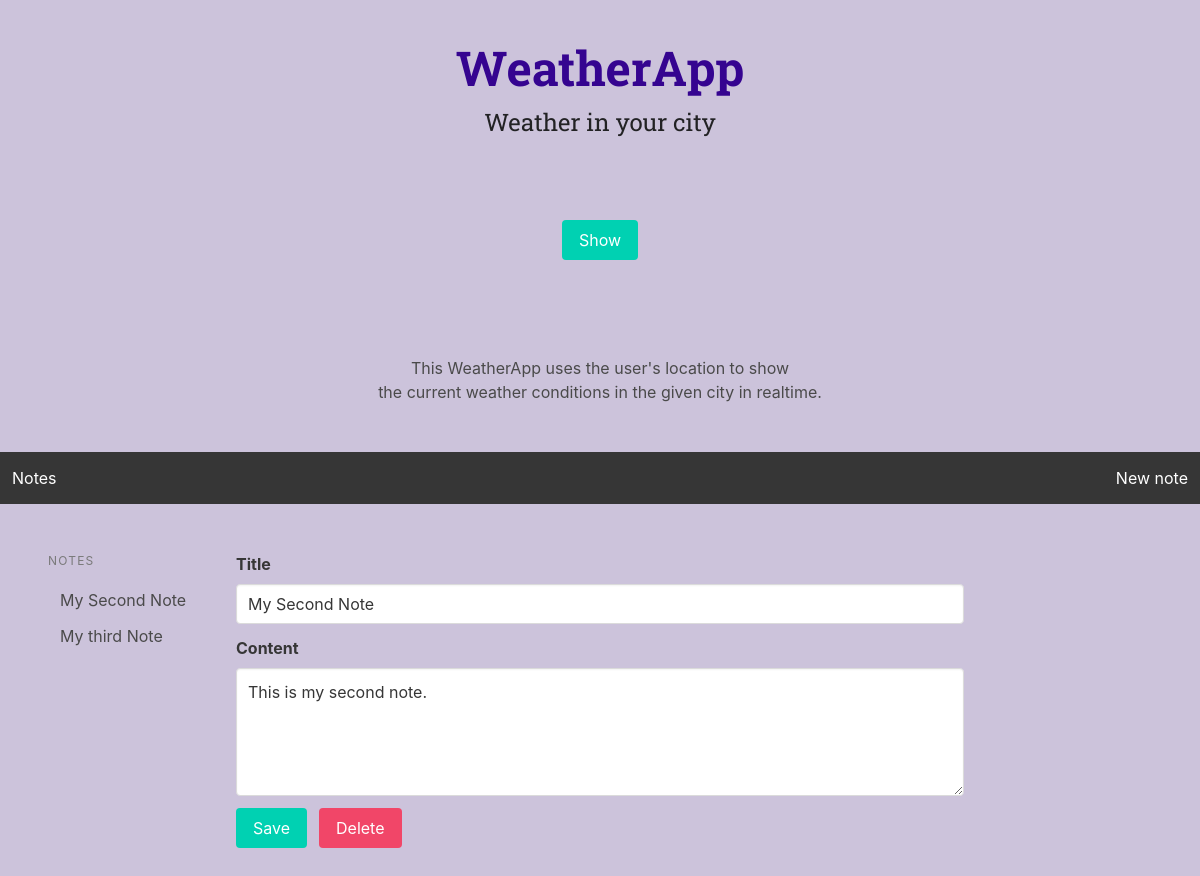
Page /?noteid=4 on the earlier database version.
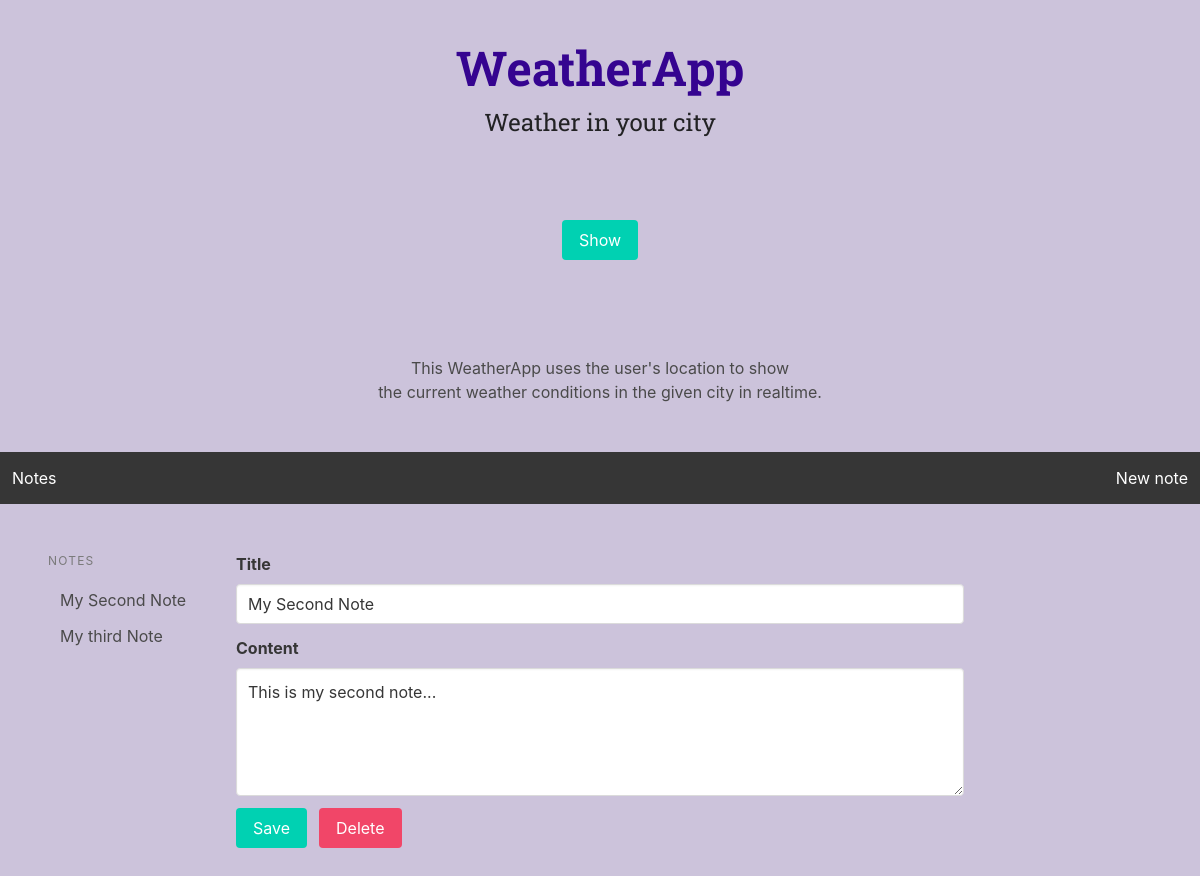
Same page on the later database version.
### weather/models.py (models this page shows)
class Note(models.Model):
    title = models.CharField(max_length=255)
    content = models.TextField(blank=True, null=True)
    class Meta:
        ordering = ('title',)

### weather/views.py (the view, shortened to what this page needs)
# urls.py: path('', views.editor, name='editor'),
def editor(request):
    noteid = int(request.GET.get('noteid', 0))
    notes = Note.objects.all()
    if noteid > 0:
        note = Note.objects.get(pk=noteid)
    else:
            note = ''
    context = {
        'noteid' : noteid,
        'notes' : notes,
        'note': note
    }
    return render(request, 'weather/index.html', context)

### weather/templates/weather/index.html (shortened to what this page needs)
{% load static %}
<!DOCTYPE html>
<html lang="en">
<head>
    <link rel="stylesheet" href="{% static 'weather/styles/base.css' %}">
    <link rel="stylesheet" href="https://cdn.jsdelivr.net/npm/bulma@0.9.0/css/bulma.min.css">
</head>
<body>
  <header id="main-header">
    <nav><a href="/" id="main-logo">WeatherApp</a></nav>
    <h1>Weather in your city</h1>
</header>
<section class="section">
    <article>
        <form action="weather/weather-info.html" method="get">
        <input class="button is-primary" type="submit" name="send" value="Show">
        </form>
    </article>
</section>
<section class="section">
    <article>
        <p>This WeatherApp uses the user's location to show</p>
        <p>the current weather conditions in the given city in realtime.</p>
    </article>
</section>
<nav class="navbar is-dark">
    <div class="navbar-brand">
        <a href="{% url 'editor' %}" class="navbar-item">Notes</a>
    </div>
    <div class="navbar-menu">
        <div class="navbar-end">
            <a href="{% url 'editor' %}?noteid=0" class="navbar-item">New note</a>
        </div>
    </div>
</nav>
<section class="section">
    <div class="columns">
        <div class="column is-2">
            <aside class="menu">
                <p class="menu-label">Notes</p>
                <ul class="menu-list">
                    {% for note in notes %}
                        <li>
                            <a href="{% url 'editor' %}?noteid={{ note.id }}">{{ note.title }}</a>
                        </li>
                    {% endfor %}
                </ul>
            </aside>
        </div>
        <div class="column is-8">
            <form method="post" action="{% url 'editor' %}">
                <div class="field">
                    <label class="label">
                        Title
                    </label>
                    <div class="control">
                        <input type="text" class="input" name="title" placeholder="Title"{% if note %} value="{{ note.title }}"{% endif %}>
                    </div>
                </div>
                <div class="field">
                    <label class="label">Content</label>
                    <div class="control">
                        <textarea class="textarea" name="content" placeholder="Content">{% if note %}{{ note.content }}{% endif %}</textarea>
                    </div>
                </div>
                <div class="field is-grouped">
                    <div class="control">
                        <button class="button is-primary">Save</button>
                    </div>
                    {% if note %}
                        <div class="control">
                            <a href="{% url 'delete_note' note.id %}" class="button is-danger">Delete</a>
                        </div>
                    {% endif %}
                </div>
            </form>
        </div>
    </div>
</section>
</body>
</html>

Differences in the rows shown:
changed Note "My Second Note": content "This is my second note." → "This is my second note..."
